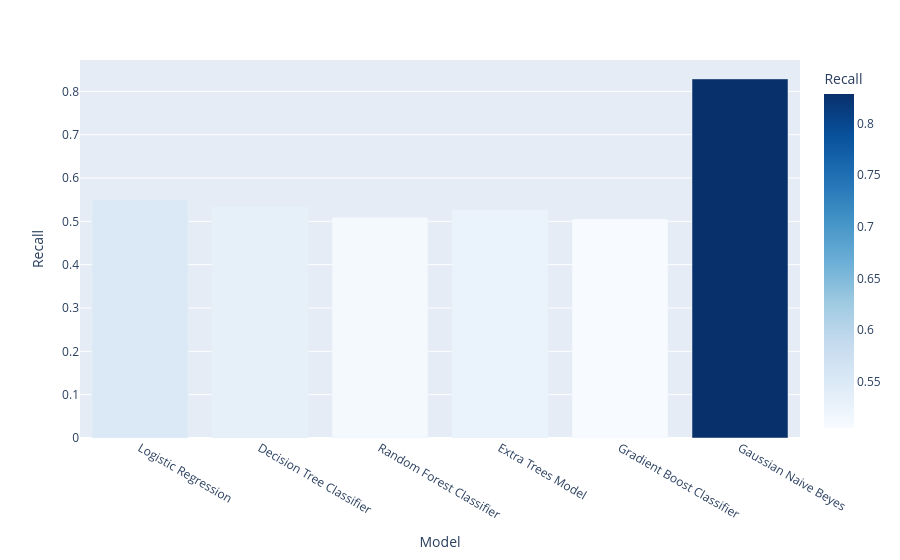

Notebook code cell kept with this figure:
### Code cell
px.bar(Results_df, x="Model", y="Recall", color = "Recall", color_continuous_scale="Blues")

### Figure 1 — Plotly figure (JSON) as saved in the notebook; plotly's stock layout.template omitted (floating-point values rounded to 4 significant figures)
{"data": [{"hovertemplate": "Model=%{x}<br>Recall=%{marker.color}<extra></extra>", "legendgroup": "", "marker": {"color": [0.5503, 0.5332, 0.5096, 0.5268, 0.5054, 0.8287], "coloraxis": "coloraxis", "pattern": {"shape": ""}}, "name": "", "orientation": "v", "showlegend": false, "textposition": "auto", "type": "bar", "x": ["Logistic Regression", "Decision Tree Classifier", "Random Forest Classifier", "Extra Trees Model", "Gradient Boost Classifier", "Gaussian Naive Beyes"], "xaxis": "x", "y": [0.5503, 0.5332, 0.5096, 0.5268, 0.5054, 0.8287], "yaxis": "y"}], "layout": {"barmode": "relative", "coloraxis": {"autocolorscale": false, "colorbar": {"title": {"text": "Recall"}}, "colorscale": [[0, "rgb(247,251,255)"], [0.125, "rgb(222,235,247)"], [0.25, "rgb(198,219,239)"], [0.375, "rgb(158,202,225)"], [0.5, "rgb(107,174,214)"], [0.625, "rgb(66,146,198)"], [0.75, "rgb(33,113,181)"], [0.875, "rgb(8,81,156)"], [1, "rgb(8,48,107)"]]}, "legend": {"tracegroupgap": 0}, "margin": {"t": 60}, "xaxis": {"anchor": "y", "domain": [0, 1], "title": {"text": "Model"}}, "yaxis": {"anchor": "x", "domain": [0, 1], "title": {"text": "Recall"}}}}
